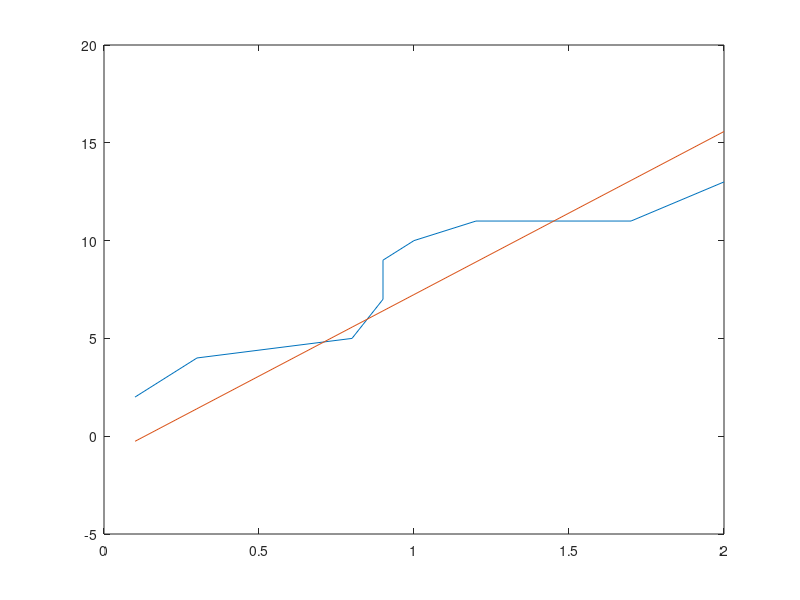

This figure's MATLAB source:
%вариант 20
X = [0.1, 0.3, 0.8, 0.9, 0.9, 1, 1.2, 1.7, 2];
Y = [2, 4, 5, 7, 9, 10, 11, 11, 13];
n = 2;

%plot(X,Y)
A = [n, sum(X); sum(X), sum(X.^2)];
B = [sum(Y); sum(X.*Y)];

s = A\B; 
f = @(x) s(1) + s(2).*x; 


plot(X, Y, X, f(X));